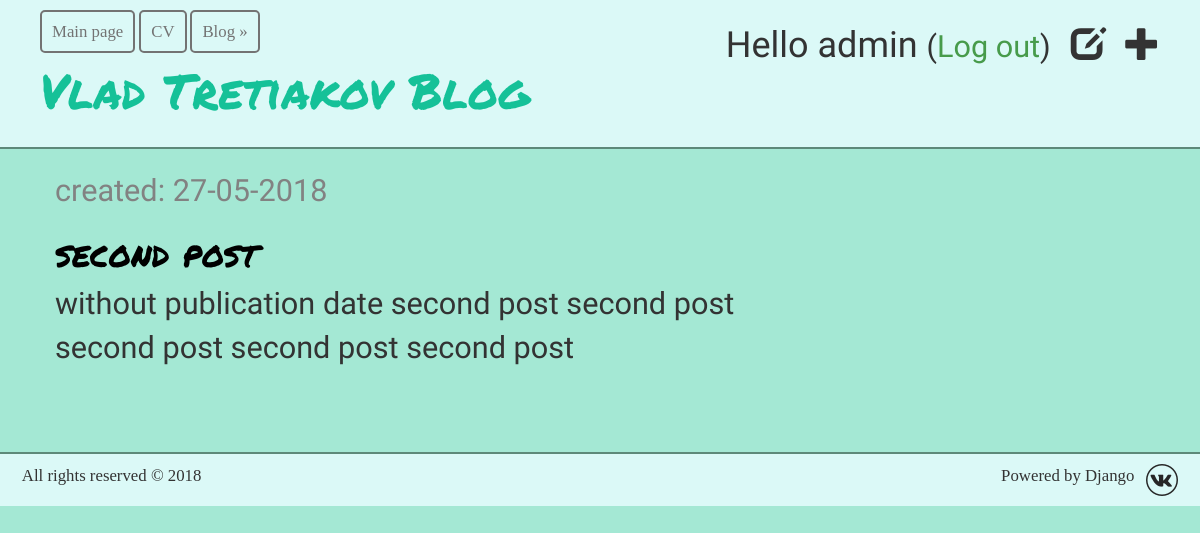
The page /blog/drafts/ (signed in) on the database as committed earlier.
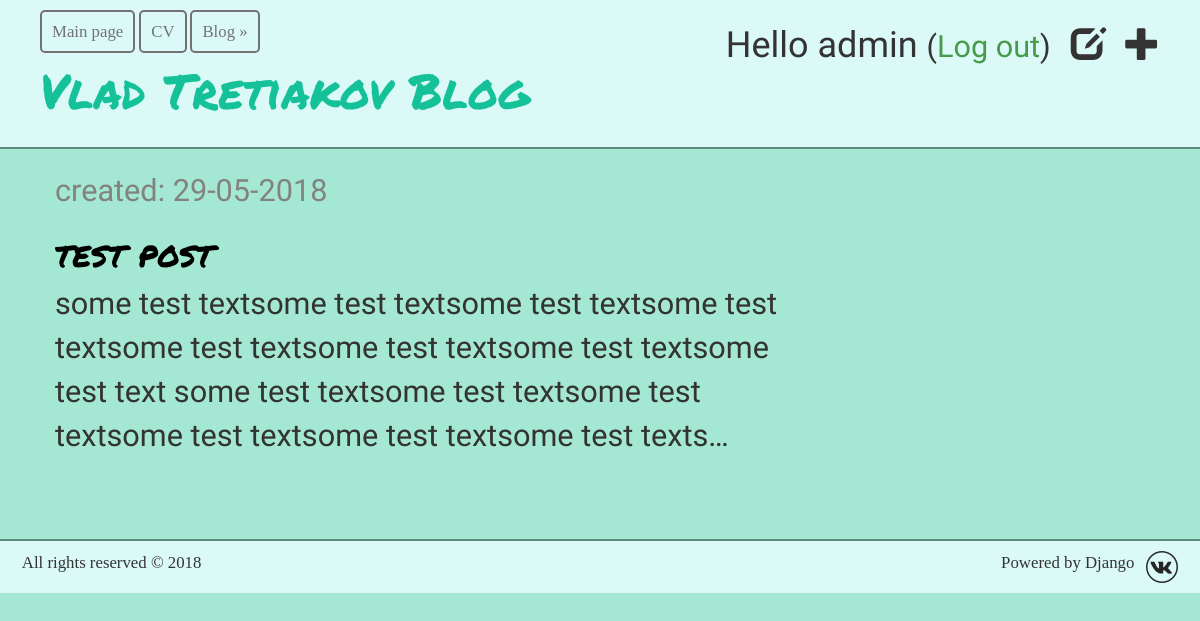
The same page on the database as committed later.
### blog/models.py (models this page shows, shortened)
class Post(models.Model):
    author = models.ForeignKey('auth.User', on_delete=models.CASCADE)
    title = models.CharField(max_length=200)
    text = models.TextField()
    created_date = models.DateTimeField(
            default=timezone.now)
    published_date = models.DateTimeField(
            blank=True, null=True)

### blog/views.py (the view)
@login_required
def post_draft_list(request):
    posts = Post.objects.filter(published_date__isnull=True).order_by('created_date')
    return render(request, 'blog/post_draft_list.html', {'posts': posts})

### blog/templates/blog/post_draft_list.html
{% extends 'blog/base.html' %}
{% block content %}
    {% for post in posts %}
        <div class="post">
            <p class="date">created: {{ post.created_date|date:'d-m-Y' }}</p>
            <h1><a href="{% url 'post_detail' pk=post.pk %}">{{ post.title }}</a></h1>
            <p>{{ post.text|truncatechars:200 }}</p>
        </div>
    {% endfor %}
{% endblock %}

Rows that differ between the two databases and show on the page:
no longer on this page (row edited): Post: created_date "27-05-2018", title "second post", text "without publication date second post second post second post second post second post"
added Post: created_date "29-05-2018", title "test post", text "some test textsome test textsome test textsome test textsome test textsome test textsome test textsome test text some test textsome test textsome test textsome test textsome test textsome test texts…"
